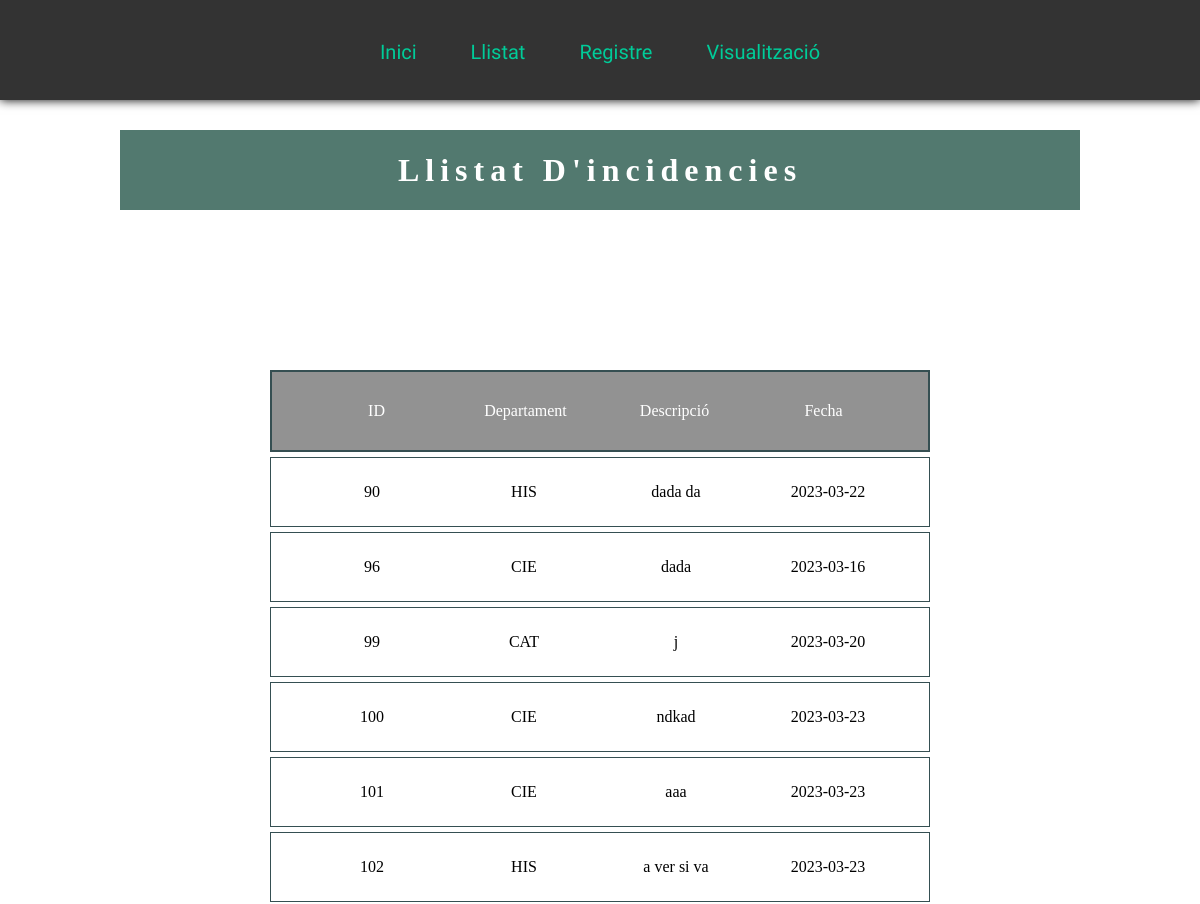
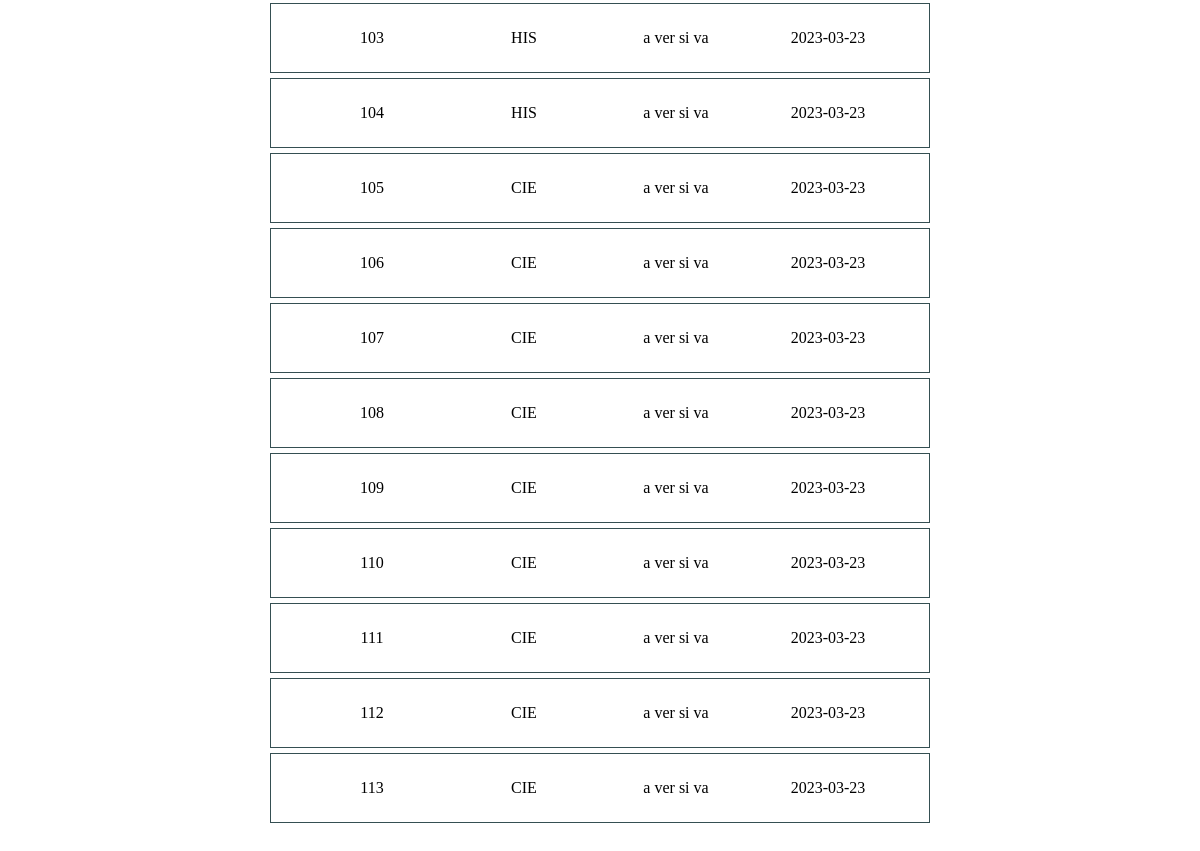
The page /listarUsu.php on the database its author committed (2 pictures, top to bottom).
### tables this page shows
CREATE TABLE `INCIDENCIA` (
  `idInc` int(10) NOT NULL,
  `data` timestamp NOT NULL DEFAULT current_timestamp() ON UPDATE current_timestamp(),
  `prioritat` enum('Alta','Baixa','Mitja') DEFAULT NULL,
  `descripcio` varchar(500) DEFAULT NULL,
  `dataFi` date DEFAULT NULL,
  `tipus` int(10) DEFAULT NULL,
  `tecnic` int(10) DEFAULT NULL,
  `departament` varchar(5) DEFAULT NULL
);

### www/listarUsu.php (the view, shortened to what this page needs)
<?php
$mysqli = include_once "conexion.php";
?>
<!DOCTYPE html>
<html lang="en">
<head>
  <link rel="stylesheet" href="css/estilos.css">
</head>
<body>
<?php
include_once "encabezado.php";
$resultado = $mysqli->query("SELECT idInc, descripcio, DATE(data) as data, departament FROM INCIDENCIA");
?>
<h1>Llistat D'incidencies</h1>
<div class="grid">
    <div class="container-grid">
        <span class="id">ID</span>
        <span class="depar">Departament</span>
        <span class="desc">Descripció</span>
        <span class="data">Fecha</span>
    </div>
    <?php
    foreach($resultado as $fila) { ?>
    <a href="./editarIncidencia.php?idInc=<?php echo $fila["idInc"] ?>" >
    <div class="incidencies">
        <span class="id"><?php echo $fila["idInc"] ?></span>
        <span class="depar"><?php echo $fila["departament"] ?></span>
        <span class="desc"><?php echo $fila["descripcio"] ?></span>
        <span class="data"><?php echo $fila["data"] ?></span>
    </div>
    </a>
    <?php } ?>
</div>
</body>
</html>

### www/encabezado.php (shortened to what this page needs)
<!DOCTYPE html>
<html lang="en">
<head>
    <link rel="stylesheet" href="css/estilosEncabezado.css">
</head>
<body>
<nav class="menu">
  <a class="item" href="./index.php">Inici</a>
  <a class="item" href="./listar.php">Llistat</a>
  <a class="item" href="#">Registre</a>
  <a class="item" href="#">Visualització</a>
</nav>
</body>
</html>

### www/css/estilos.css (style rules this page uses)
* { padding: 0; margin: 0; box-sizing: border-box; }
h1 { display: flex; width: 80%; height: 80px; letter-spacing: 6px; background-color: #52796F; color: white; justify-content: center; align-items: center; margin: auto; margin-top: 30px; margin-bottom: 10px; }
.grid { width: 80%; margin: auto; text-align: center; margin-bottom: 100px; padding: 150px; }
.container-grid { display: grid; grid-template-columns: 1fr 1fr 1fr 1fr; border: 2px solid #354F52; background-color: #929292; color: white; padding: 30px; }
.incidencies { text-align: center; display: grid; grid-template-columns: 1fr 1fr 1fr 1fr; border: 1px solid #354F52; padding: 25px; align-items: center; margin: 5px 0px 5px 0px; }
.grid a { text-decoration: none; }

### www/css/estilosEncabezado.css (style rules this page uses)
.menu .item { font-family: 'Yanone Kaffeesatz', sans-serif; font-size: 20px; color: #00cc99; display: inline-block; margin: 40px 25px 0 25px; }
.menu { background: url("https://php.net/images/bg-texture-00.svg") repeat #333; width: 100%; height: 100px; text-align:center; box-shadow: 0 0 10px #000; }
a, a:visited, a:link, a:hover { text-decoration: none; color: inherit; }

### rows shown on the page
incidencia: idInc "90", departament "HIS", descripcio "dada da", data "2023-03-22"
incidencia: idInc "96", departament "CIE", descripcio "dada", data "2023-03-16"
incidencia: idInc "99", departament "CAT", descripcio "j", data "2023-03-20"
incidencia: idInc "100", departament "CIE", descripcio "ndkad", data "2023-03-23"
incidencia: idInc "101", departament "CIE", descripcio "aaa", data "2023-03-23"
incidencia: idInc "102", departament "HIS", descripcio "a ver si va", data "2023-03-23"
incidencia: idInc "103", departament "HIS", descripcio "a ver si va", data "2023-03-23"
incidencia: idInc "104", departament "HIS", descripcio "a ver si va", data "2023-03-23"
incidencia: idInc "105", departament "CIE", descripcio "a ver si va", data "2023-03-23"
incidencia: idInc "106", departament "CIE", descripcio "a ver si va", data "2023-03-23"
incidencia: idInc "107", departament "CIE", descripcio "a ver si va", data "2023-03-23"
incidencia: idInc "108", departament "CIE", descripcio "a ver si va", data "2023-03-23"
incidencia: idInc "109", departament "CIE", descripcio "a ver si va", data "2023-03-23"
incidencia: idInc "110", departament "CIE", descripcio "a ver si va", data "2023-03-23"
incidencia: idInc "111", departament "CIE", descripcio "a ver si va", data "2023-03-23"
incidencia: idInc "112", departament "CIE", descripcio "a ver si va", data "2023-03-23"
incidencia: idInc "113", departament "CIE", descripcio "a ver si va", data "2023-03-23"
